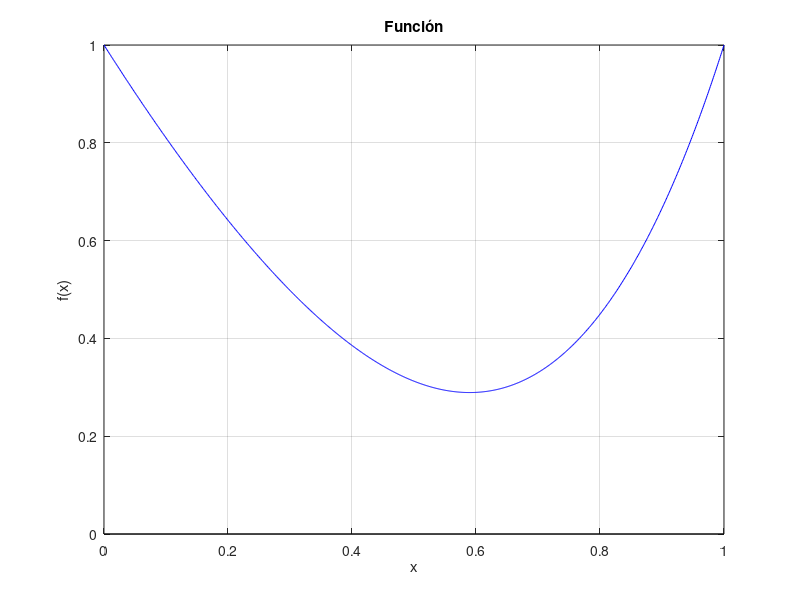
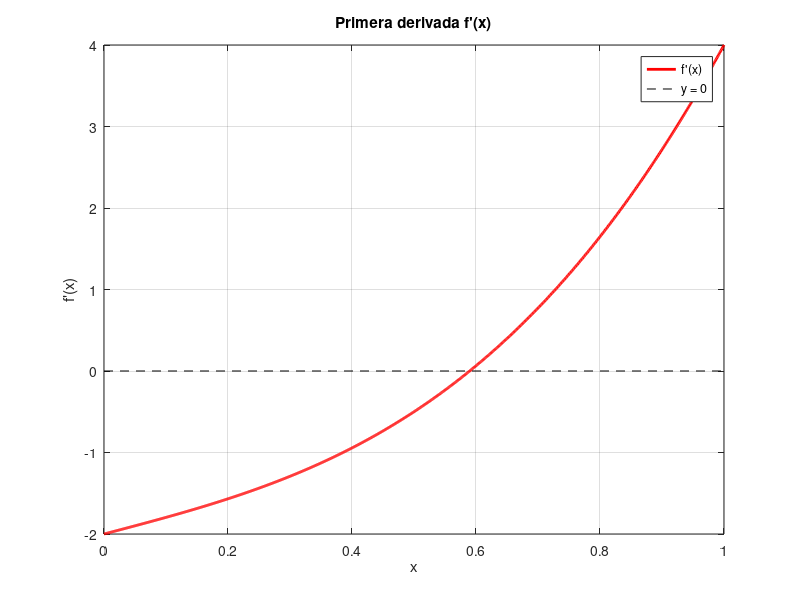

Here is the MATLAB script that generated these plots, in order: (Note: this script raises an error after producing the figures.)
clear;clc;format long;
% Función a minimizar (distancia al cuadrado)
# El punto en y = x^2 más cercano a (1, 0) minimiza
# d^2(x) = (x-1)^2+ (x^2-0)^2= (x-1)^2
f = @(x) (x-1).^2 + x.^4;

% Derivada y segunda derivada
df = @(x) 2*x + 4*x.^3 - 2;
ddf = @(x) 2 + 12*x.^2;

% Datos
a = 0;
b = 1;
x0 = 0.4;  % Punto inicial
tol = 1e-4;
maxit = 2000;

% Grafico
figure(1);
x = linspace(a,b,1000);
plot(x, f(x), 'b-');
grid on;
xlabel('x'); ylabel('f(x)');
title('Función');
hold on;
plot(xlim, [0 0], 'k-')  % Línea negra horizontal sobre y = 0
hold on;

% Gráfico de la primera derivada
figure(2);
plot(x, df(x), 'r-', 'LineWidth', 2);
hold on;
plot(xlim, [0 0], 'k--');  % Línea horizontal en y = 0
grid on;
xlabel('x');
ylabel("f'(x)");
title("Primera derivada f'(x)");
legend("f'(x)", "y = 0");

% Aproximo con Bisección
[x_BIS, it_BIS, rh_BIS, t_BIS] = biseccion(df, a, b, maxit, tol);

% Continuo con Newton
[x_NEW, it_NEW, rh_NEW, t_NEW] = newton(df, ddf, x_BIS, maxit, tol);

% Mostrar resultados Newton
disp("Método Newton:");
disp(["Raíz: ", num2str(x_NEW, '%.10f')]);
disp(["Iteraciones: ", num2str(it_NEW)]);
disp(["Error final: ", num2str(rh_NEW(end))]);
disp(["Tiempo: ", num2str(t_NEW), " segundos"]);
